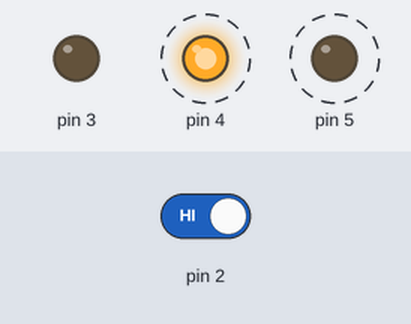
Simulated run of this sketch. Board: Arduino Uno, built with avr-gcc and run on an emulated ATmega328P. Parts: output pins drawn as LEDs (lit = HIGH). Dashed ring = blinking. Inputs (shaded band) come from the test bench; at power-on: pin 2 HIGH.

Above: at 1.27 s.
1.3 s: pin 2 driven LOW
At 2.3 s:
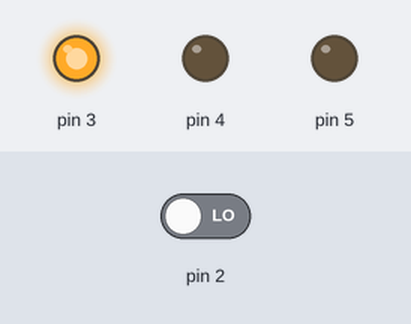
2.8 s: pin 2 driven HIGH
At 2.87 s:
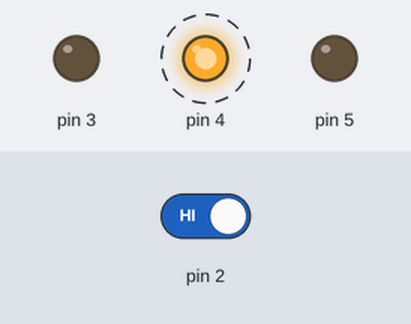
Timing chart, 0 to 11.8 s (numbered marks = the images above; inputs shaded):
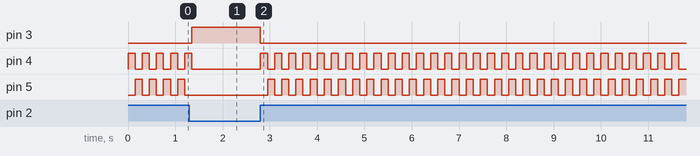

The sketch:

switch_state.ino
```cpp
int switchState = 0;
int currentLED = 4;

void setup() {
  pinMode(3, OUTPUT);
  pinMode(4, OUTPUT);
  pinMode(5, OUTPUT);
  pinMode(2, INPUT);
}

void loop() {
  switchState = digitalRead(2);

  if (switchState == LOW) {
    digitalWrite(3, HIGH);
    digitalWrite(4, LOW);
    digitalWrite(5, LOW);
    currentLED = 4;
  } else {
    digitalWrite(3, LOW);

    if (currentLED == 4) {
      digitalWrite(4, HIGH);
      digitalWrite(5, LOW);
      currentLED = 5;
    } else {
      digitalWrite(4, LOW);
      digitalWrite(5, HIGH);
      currentLED = 4;
    }

    delay(150);
  }
}
```

Measured:
- after the input at 1.3 s, pin 3: LOW → HIGH after 0.05 s; pin 4: goes on until 1.4 s, then stays LOW; pin 5: stops changing and stays LOW
- after the input at 2.8 s, pin 3: HIGH → LOW at once; pin 4: alternates HIGH for 0.15 s and LOW for 0.15 s, starting at once; pin 5: alternates HIGH for 0.15 s and LOW for 0.15 s, starting after 0.15 s
- by itself, pin 4, pin 5: alternates HIGH for 0.15 s and LOW for 0.15 s
